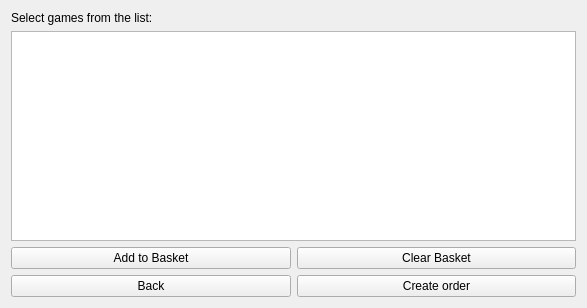
<?xml version="1.0" encoding="UTF-8"?>
<ui version="4.0">
 <class>Form</class>
 <widget class="QWidget" name="Form">
  <property name="geometry">
   <rect>
    <x>0</x>
    <y>0</y>
    <width>587</width>
    <height>308</height>
   </rect>
  </property>
  <property name="windowTitle">
   <string>Form</string>
  </property>
  <layout class="QGridLayout" name="gridLayout">
   <item row="3" column="1">
    <widget class="QPushButton" name="createButton">
     <property name="text">
      <string>Create order</string>
     </property>
    </widget>
   </item>
   <item row="2" column="1">
    <widget class="QPushButton" name="clearButton">
     <property name="text">
      <string>Clear Basket</string>
     </property>
    </widget>
   </item>
   <item row="2" column="0">
    <widget class="QPushButton" name="addButton">
     <property name="text">
      <string>Add to Basket</string>
     </property>
    </widget>
   </item>
   <item row="3" column="0">
    <widget class="QPushButton" name="backButton">
     <property name="text">
      <string>Back</string>
     </property>
    </widget>
   </item>
   <item row="0" column="0">
    <widget class="QLabel" name="label">
     <property name="text">
      <string>Select games from the list:</string>
     </property>
    </widget>
   </item>
   <item row="1" column="0" colspan="2">
    <widget class="QListWidget" name="listWidget"/>
   </item>
  </layout>
 </widget>
 <resources/>
 <connections/>
</ui>
